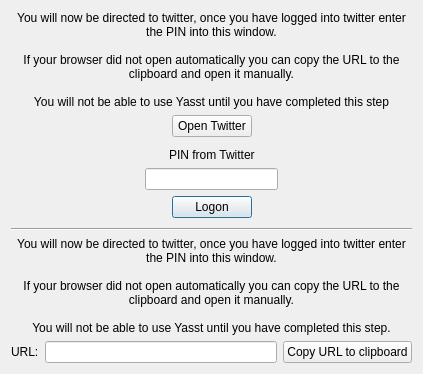
<?xml version="1.0" encoding="UTF-8"?>
<ui version="4.0">
 <class>TwitterOAuthPinWidgetClass</class>
 <widget class="QDialog" name="TwitterOAuthPinWidgetClass">
  <property name="geometry">
   <rect>
    <x>0</x>
    <y>0</y>
    <width>423</width>
    <height>374</height>
   </rect>
  </property>
  <property name="sizePolicy">
   <sizepolicy hsizetype="Preferred" vsizetype="Maximum">
    <horstretch>0</horstretch>
    <verstretch>0</verstretch>
   </sizepolicy>
  </property>
  <property name="windowTitle">
   <string>TwitterOAuthPinWidget</string>
  </property>
  <layout class="QVBoxLayout" name="verticalLayout">
   <item>
    <widget class="QLabel" name="message">
     <property name="text">
      <string>You will now be directed to twitter, once you have logged into twitter enter the PIN into this window.

If your browser did not open automatically you can copy the URL to the clipboard and open it manually.

You will not be able to use Yasst until you have completed this step</string>
     </property>
     <property name="alignment">
      <set>Qt::AlignCenter</set>
     </property>
     <property name="wordWrap">
      <bool>true</bool>
     </property>
    </widget>
   </item>
   <item>
    <layout class="QHBoxLayout" name="horizontalLayout_5">
     <item>
      <spacer name="horizontalSpacer_7">
       <property name="orientation">
        <enum>Qt::Horizontal</enum>
       </property>
       <property name="sizeHint" stdset="0">
        <size>
         <width>40</width>
         <height>0</height>
        </size>
       </property>
      </spacer>
     </item>
     <item>
      <widget class="QPushButton" name="opentwitter">
       <property name="text">
        <string>Open Twitter</string>
       </property>
       <property name="default">
        <bool>true</bool>
       </property>
      </widget>
     </item>
     <item>
      <spacer name="horizontalSpacer_8">
       <property name="orientation">
        <enum>Qt::Horizontal</enum>
       </property>
       <property name="sizeHint" stdset="0">
        <size>
         <width>40</width>
         <height>0</height>
        </size>
       </property>
      </spacer>
     </item>
    </layout>
   </item>
   <item>
    <spacer name="verticalSpacer">
     <property name="orientation">
      <enum>Qt::Vertical</enum>
     </property>
     <property name="sizeType">
      <enum>QSizePolicy::MinimumExpanding</enum>
     </property>
     <property name="sizeHint" stdset="0">
      <size>
       <width>20</width>
       <height>0</height>
      </size>
     </property>
    </spacer>
   </item>
   <item>
    <layout class="QHBoxLayout" name="horizontalLayout_3">
     <item>
      <spacer name="horizontalSpacer_2">
       <property name="orientation">
        <enum>Qt::Horizontal</enum>
       </property>
       <property name="sizeHint" stdset="0">
        <size>
         <width>40</width>
         <height>0</height>
        </size>
       </property>
      </spacer>
     </item>
     <item>
      <widget class="QLabel" name="pintext">
       <property name="text">
        <string>PIN from Twitter</string>
       </property>
      </widget>
     </item>
     <item>
      <spacer name="horizontalSpacer_3">
       <property name="orientation">
        <enum>Qt::Horizontal</enum>
       </property>
       <property name="sizeHint" stdset="0">
        <size>
         <width>40</width>
         <height>0</height>
        </size>
       </property>
      </spacer>
     </item>
    </layout>
   </item>
   <item>
    <layout class="QHBoxLayout" name="horizontalLayout_4">
     <property name="sizeConstraint">
      <enum>QLayout::SetMaximumSize</enum>
     </property>
     <item>
      <spacer name="horizontalSpacer_4">
       <property name="orientation">
        <enum>Qt::Horizontal</enum>
       </property>
       <property name="sizeHint" stdset="0">
        <size>
         <width>40</width>
         <height>0</height>
        </size>
       </property>
      </spacer>
     </item>
     <item>
      <widget class="QLineEdit" name="pin"/>
     </item>
     <item>
      <spacer name="horizontalSpacer_5">
       <property name="orientation">
        <enum>Qt::Horizontal</enum>
       </property>
       <property name="sizeHint" stdset="0">
        <size>
         <width>40</width>
         <height>0</height>
        </size>
       </property>
      </spacer>
     </item>
    </layout>
   </item>
   <item>
    <layout class="QHBoxLayout" name="horizontalLayout">
     <item>
      <spacer name="horizontalSpacer">
       <property name="orientation">
        <enum>Qt::Horizontal</enum>
       </property>
       <property name="sizeHint" stdset="0">
        <size>
         <width>40</width>
         <height>0</height>
        </size>
       </property>
      </spacer>
     </item>
     <item>
      <widget class="QPushButton" name="logon">
       <property name="text">
        <string>Logon</string>
       </property>
       <property name="default">
        <bool>true</bool>
       </property>
      </widget>
     </item>
     <item>
      <spacer name="horizontalSpacer_6">
       <property name="orientation">
        <enum>Qt::Horizontal</enum>
       </property>
       <property name="sizeHint" stdset="0">
        <size>
         <width>40</width>
         <height>0</height>
        </size>
       </property>
      </spacer>
     </item>
    </layout>
   </item>
   <item>
    <spacer name="verticalSpacer_2">
     <property name="orientation">
      <enum>Qt::Vertical</enum>
     </property>
     <property name="sizeType">
      <enum>QSizePolicy::MinimumExpanding</enum>
     </property>
     <property name="sizeHint" stdset="0">
      <size>
       <width>20</width>
       <height>0</height>
      </size>
     </property>
    </spacer>
   </item>
   <item>
    <widget class="Line" name="line">
     <property name="orientation">
      <enum>Qt::Horizontal</enum>
     </property>
    </widget>
   </item>
   <item>
    <widget class="QLabel" name="label">
     <property name="text">
      <string>You will now be directed to twitter, once you have logged into twitter enter the PIN into this window.

If your browser did not open automatically you can copy the URL to the clipboard and open it manually.

You will not be able to use Yasst until you have completed this step.</string>
     </property>
     <property name="alignment">
      <set>Qt::AlignCenter</set>
     </property>
     <property name="wordWrap">
      <bool>true</bool>
     </property>
    </widget>
   </item>
   <item>
    <layout class="QHBoxLayout" name="horizontalLayout_2">
     <item>
      <widget class="QLabel" name="urllabel">
       <property name="text">
        <string>URL:</string>
       </property>
      </widget>
     </item>
     <item>
      <widget class="QLineEdit" name="url">
       <property name="readOnly">
        <bool>true</bool>
       </property>
      </widget>
     </item>
     <item>
      <widget class="QPushButton" name="clipboard">
       <property name="text">
        <string>Copy URL to clipboard</string>
       </property>
       <property name="autoDefault">
        <bool>false</bool>
       </property>
      </widget>
     </item>
    </layout>
   </item>
  </layout>
 </widget>
 <layoutdefault spacing="6" margin="11"/>
 <resources/>
 <connections>
  <connection>
   <sender>logon</sender>
   <signal>clicked()</signal>
   <receiver>TwitterOAuthPinWidgetClass</receiver>
   <slot>accept()</slot>
   <hints>
    <hint type="sourcelabel">
     <x>209</x>
     <y>81</y>
    </hint>
    <hint type="destinationlabel">
     <x>145</x>
     <y>94</y>
    </hint>
   </hints>
  </connection>
 </connections>
</ui>
